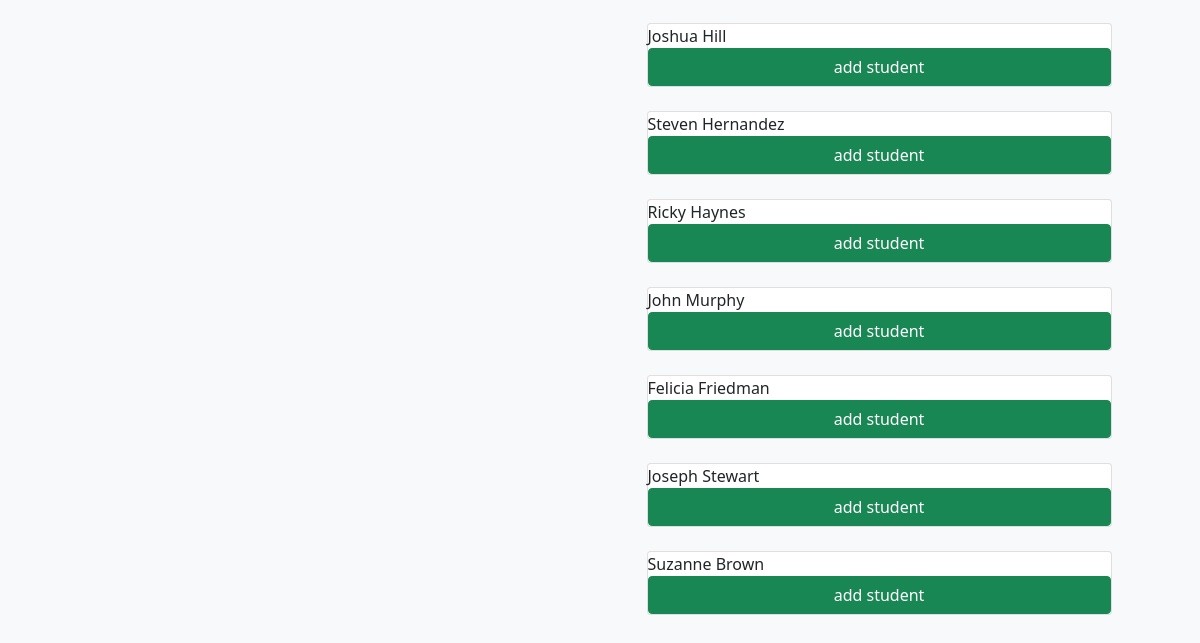
Before: /teachers/update/1 (lower part) with the older database file.
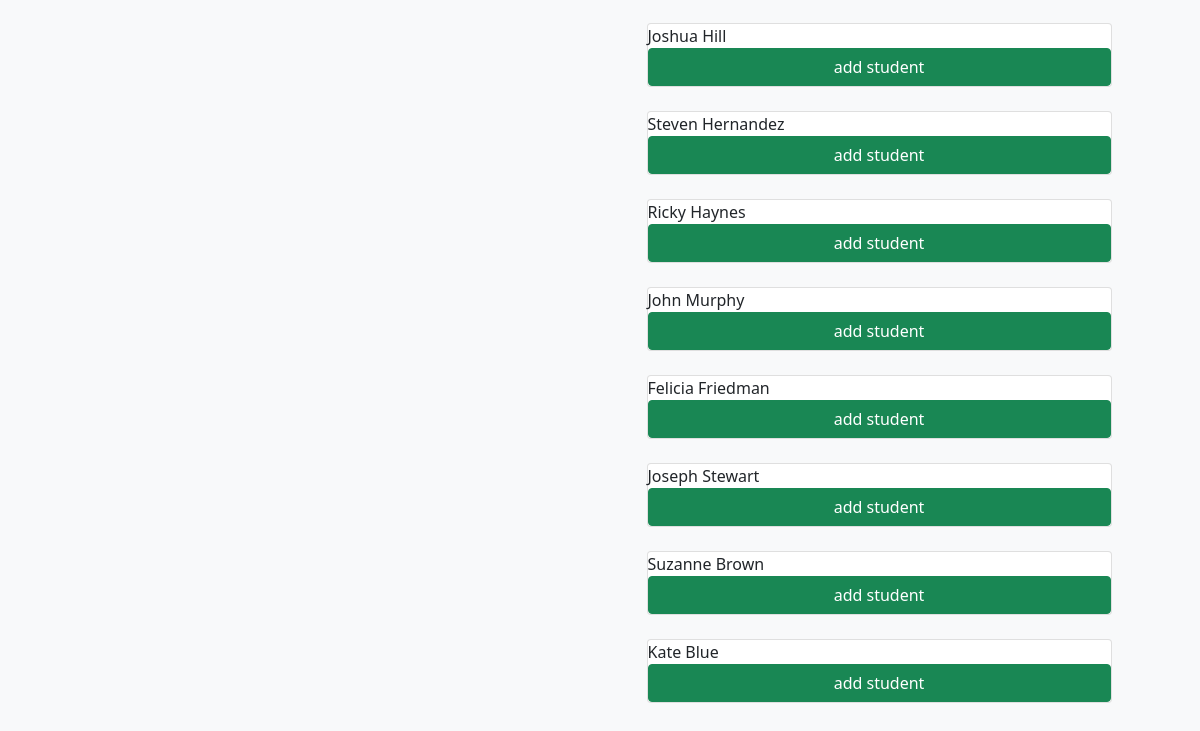
After: the same page with the newer database file.
### app/models.py (models this page shows)
class Student(models.Model):
    id = models.AutoField(primary_key=True)
    name = models.CharField(max_length=200)
    surname = models.CharField(max_length=200)
    age = models.IntegerField()
    sex = models.CharField(max_length=200)
    address = models.CharField(max_length=200)
    description = models.TextField()
    birthday = models.CharField(max_length=200)
    email = models.CharField(max_length=200)
    social_url = models.CharField(null=True, max_length=200)
    normalized_name = models.CharField(null=True, max_length=200)
    book = models.OneToOneField('app.Book', on_delete=models.CASCADE,
                                null=True, related_name='student',
                                related_query_name='student')
    subject = models.ForeignKey(to='app.Subject', on_delete=models.SET_NULL,
                                null=True, related_name='students')

### app/views.py (the view, shortened to what this page needs)
# urls.py: path('teachers/update/<id>', UpdateTeacherView.as_view(),
class UpdateTeacherView(View):
    def get(self, request, id):
        teacher = get_object_or_404(Teacher, id=id)
        teacher_form = TeacherForm(instance=teacher)
        teacher_students = Student.objects.filter(
            teachers__name=teacher.name)
        no_teacher_students = Student.objects.exclude(
            teachers__name=teacher.name)
        context = {
            'teacher_form': teacher_form,
            'teacher': teacher,
            'teacher_students': teacher_students,
            'no_teacher_students': no_teacher_students,
        }
        return render(request, 'teacher_update.html', context=context)

### app/templates/teacher_update.html (shortened to what this page needs)
{% extends 'base.html' %}
{% block body %}
<div class="album py-5 bg-light mt-5">
    <div class="container">
         <form action="{% url 'teacher_update' id=teacher.id %}" method="POST" class="d-flex flex-column mx-auto col-md-12 align-items-center">
             <div class="d-flex flex-row mx-auto col-md-12">
                <div class="d-flex flex-column mx-auto col-md-5">
                </div>
            <div class="d-flex flex-column mx-auto col-md-5">
             {% for student in no_teacher_students %}
                <div class="d-flex flex-column card mb-4 box-shadow">
                    {{ student.name }} {{ student.surname }}
                    <button class="btn btn-success col-md-12" type="submit" name="add_student" value={{student.id}}>add student</button>
                </div>
             {% endfor %}
             </div>
         </form>
    </div>
</div>
{% endblock %}

Changed rows visible on the page:
added Student: name "Kate", surname "Blue", {{ student.id }} 75 (drawn)
